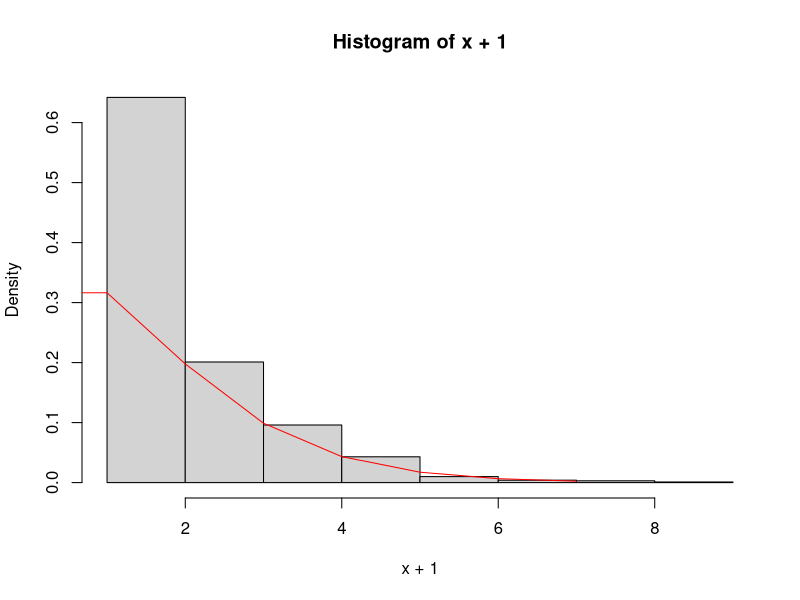

Write R code to recreate this figure.
n = 1000
r = 4
beta = 3
lambda = rgamma(n, r, beta)
x = rpois(n, lambda)

hist(x+1, prob=TRUE)
s = seq(0, 7, 1)
f = dnbinom(s, size=r, prob=beta/(1+beta))
lines(s, f, col="red")

mix = tabulate(x+1) / n
negbin = round(dnbinom(0:max(x), r, beta/(1+beta)), 3)
round(rbind(mix, negbin), 3)


